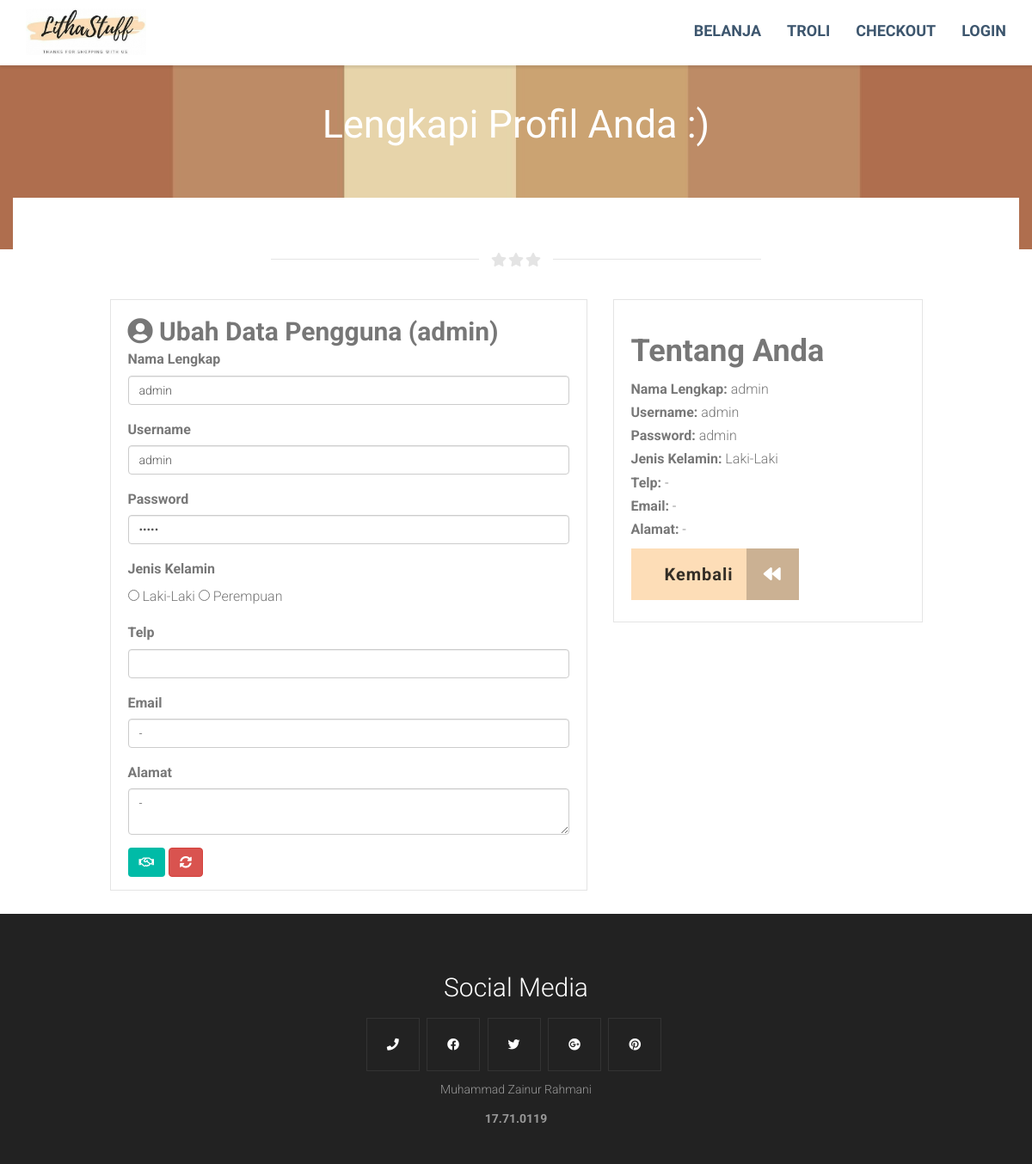
Screenshot of /profil.php (signed in) with the database file from the repository.
### tables this page shows
CREATE TABLE `user` (
  `id` int(5) NOT NULL,
  `nama` varchar(100) NOT NULL,
  `username` varchar(80) NOT NULL,
  `password` varchar(80) NOT NULL,
  `alamat` text NOT NULL,
  `telp` varchar(15) NOT NULL,
  `email` varchar(100) NOT NULL,
  `jk` enum('0','1') NOT NULL,
  `level` varchar(20) NOT NULL
);

### profil.php (the view, shortened to what this page needs)
<?php require('header.php'); ?>
	<div class="container">
		<div class="row">
			<div class="col-md-12 text-center">
				<div class="text-pageheader">
					<div class="subtext-image" data-scrollreveal="enter bottom over 1.7s after 0.0s">
						Lengkapi Profil Anda :)
					</div>
				</div>
			</div>
		</div>
	</div>
</div>
</header>
<section class="item content">
<div class="container toparea">
	<div class="underlined-title">
		<div class="wow-hr type_short">
			<span class="wow-hr-h">
			<i class="fa fa-star"></i>
			<i class="fa fa-star"></i>
			<i class="fa fa-star"></i>
			</span>
		</div>
	</div>
<div class="row">
	<div class="col-md-offset-1 col-md-6">
		<div class="properties-box">
		<div class="card">
          <div class="card-header">
            <h2 style="display:inline;"><i class="fas fa-user-circle"></i> Ubah Data Pengguna (<?= $memori['level'] ?>)</h2> </div>
          	<div class="card-body">
                <form action="" method="POST">
                  <div class="form-group">
                    <label>Nama Lengkap</label>
                    <input type="text" class="form-control" name="nama" value="<?= $memori['nama'] ?>">
                  </div>
                  <div class="form-group">
                    <label>Username</label>
                    <input type="text" class="form-control" name="username" value="<?= $memori['username'] ?>">
                  </div>
                  <div class="form-group">
                    <label>Password</label>
                    <input type="password" class="form-control" name="password" value="<?= $memori['password'] ?>">
                  </div>
                  <div class="form-group">
                    <label>Jenis Kelamin</label><br>
                    <input type="radio" name="jk" value="0" required> Laki-Laki
					<input type="radio" name="jk" value="1" required> Perempuan
                  </div>
                  <div class="form-group">
                    <label>Telp</label>
                    <input type="number" class="form-control" name="telp" value="<?= $memori['telp'] ?>">
                  </div>
                  <div class="form-group">
                    <label>Email</label>
                    <input type="email" class="form-control" name="email" value="<?= $memori['email'] ?>">
                  </div>
                  <div class="form-group">
                    <label>Alamat</label>
                    <textarea class="form-control" name="alamat" required><?= $memori['alamat'] ?></textarea>
                  </div>
                </div>
                <div class="card-footer">
                  <button type="submit" name="ubah" class="btn" style="background-color: #00bba7" data-toggle="tooltip" data-placement="bottom" title="Ubah"><i class="far fa-handshake" style="color:white"></i></button>
                  <button type="reset" data-toggle="tooltip" data-placement="bottom" title="Reset" class="btn btn-danger float-right"> <i class="fas fa-sync-alt"></i></button>
                </div>
          	</div>
        </div>
	</div>
	<div class="col-md-4">
		<div class="properties-box">
			<ul class="unstyle">
				<h1>Tentang Anda</h1>
				<li><b class="propertyname">Nama Lengkap:</b> <?= $memori['nama'] ?></li>
				<li><b class="propertyname">Username:</b> <?= $memori['username'] ?></li>
				<li><b class="propertyname">Password:</b> <?= $memori['password'] ?></li>
				<li><b class="propertyname">Jenis Kelamin:</b> <?php
					if($memori['jk'] == 0){
						echo "Laki-Laki";
					}else{
						echo "Perempuan";
					} ?></li>
				<li><b class="propertyname">Telp:</b> <?= $memori['telp'] ?></li>
				<li><b class="propertyname">Email:</b> <?= $memori['email'] ?></li>
				<li><b class="propertyname">Alamat:</b> <?= $memori['alamat'] ?></li><br>
				<li><a href="belanja.php" class="homebrowseitems">Kembali<div class="homebrowseitemsicon"><i class="fa fa-backward fa-spin"></i></div></a></li>
			</ul>
		</div>
	</div>
</div>
<br>
</div>
</section>
<?php require('footer.php') ?>

### assets/css/style.css (style rules this page uses)
body { font-family:Roboto; font-weight:300; font-size:16px; color:#777; line-height:1.7; }
h1,h2,h3,h4,h5,h6 { font-family:Roboto; font-weight:700; }
.unstyle ul li,.unstyle ol li,ul.unstyle li,ol.unstyle li { list-style:none; line-height:inherit; }
.item.content,.item.portfolio,.item.team,.item.pricing,.item.contact { padding-top:40px; padding-bottom:0px; }
.text-pageheader { text-align:center; color:#fff; z-index:2; position:relative; font-size:45px; line-height:90px; text-transform:uppercase; padding-top:100px; padding-bottom:100px; font-weight:700; font-family:Dosis; }
.subtext-image { text-transform:none; font-weight:100 !Important; }
.toparea { background:#fff; margin-top:-100px; padding-top:30px; }
.wow-hr { position:relative; font-size:0; text-align:center; height:24px; margin:auto; margin-top:2%; margin-bottom:3%; width:50%; padding:2px 0; overflow:hidden; clear:both; }
.wow-hr-h:before { left:-13px; margin-left:-50%; background:#f7f7f7; }
.wow-hr-h:after { left:13px; margin-right:-50%; }
.wow-hr-h:before,.wow-hr-h:after { display:inline-block; content:""; height:1px; width:50%; margin-top:9px; vertical-align:top; position:relative; background-color:#e4e4e4; }
.wow-hr-h i { font-size:16px; line-height:20px; height:20px; width:20px; vertical-align:top; text-align:center; color:#e4e4e4; }
.homebrowseitems { text-decoration:none; background-color:#fdddb7; font-weight:700; font-size:20px; border:0; padding:13px 39px; letter-spacing:1px; margin-top:-20px; display:inline-block; color:#342e26; margin-bottom:0px; }
.homebrowseitemsicon { color:#fff; display:inline-block; padding:13px 20px; margin-top:-13px; margin-bottom:-13px; margin-right:-39px; margin-left:15px; background:rgba(0,0,0,0.2); }
.properties-box { padding:20px 20px 15px 20px; border:1px solid #e4e4e4; clear:both; float:none; line-height:1.7; }
ul,ol { -moz-padding-start:0px; -webkit-padding-start:0px; -khtml-padding-start:0px; -o-padding-start:0px; padding-start:0px; padding-left:0px; }

### rows the page displays
user: level "admin", nama "admin", username "admin", email "-", alamat "-", password "admin", telp "-"
